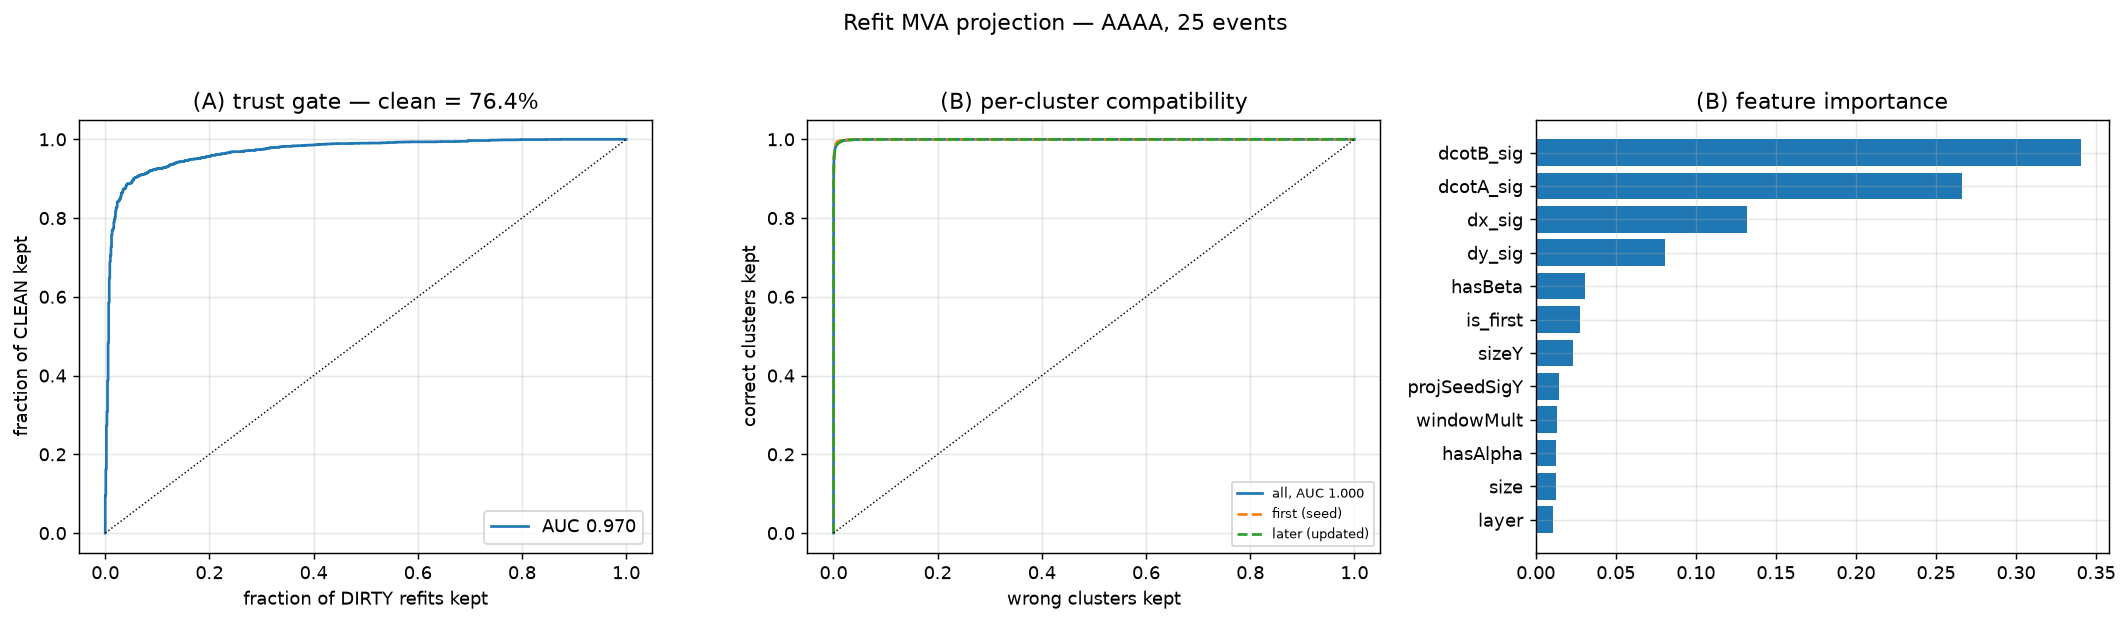

Reproduce this figure in Python.
#!/usr/bin/env python
"""Projected performance of a refit MVA, under BOTH readings of what it is for.

There are two different classifiers people mean by "the refit MVA", they have
different inputs, different targets and different deployment points, and mixing
them up is how the current `genuine`-trained model ended up nearly blind to the
failure mode the refit actually controls. This scores them separately.

--------------------------------------------------------------------------
A) TRACK-LEVEL TRUST GATE.  "Should I believe this refit?"
--------------------------------------------------------------------------
One row per refit track. Target = the refit used NO wrong hits, established by
the TP join (window-independent), not by the deployed `genuine` label.

Motivation, measured earlier: a clean refit improves d0 ~8x and z0 ~11.5x, ONE
wrong hit annihilates that, and only a trust gate makes the refit a strict
improvement. Under outsideIn ordering the clean fraction rose from 53.9% to
75.3%, which changes the operating point: the gate now has to reject a quarter of
tracks rather than half, so its cost in efficiency is much lower and its
achievable purity higher. That is the thing to quantify.

Features are all hardware-available at the refit output: hit counts and the layer
mask, window occupancy/truncation, the four chi2 totals, and the seed-vs-refit
diagnostics (chi2ITAtSeed/AtRefit, shiftChi2, logDetRatio) that need no stubs.

--------------------------------------------------------------------------
B) PER-CLUSTER COMPATIBILITY.  "Does this cluster belong to this track?"
--------------------------------------------------------------------------
One row per (crossing, cluster) pair inside the window. Target = the cluster's
dominant TP is the track's TP.

This is the classifier that would REPLACE the hand-weighted selection chi2. It is
evaluated against the SEED track for the first layer visited and against the
UPDATED track for later layers, exactly as the refit sees them -- which is why
the sidecar stores both projections per crossing. The script splits its scores by
first-visited vs later so the two regimes are not averaged together: the first
crossing has the full seed uncertainty and no updates behind it, and is a
genuinely different problem from the later ones.

Both use out-of-fold scoring (no track appears in both train and score), and both
report AUC against the practical quantity as well: what a working point buys.

    pixi run python eval_refitq/mva/refit_mva_projection.py -i <clusters nano> -o eval_refitq/mva/
"""
from __future__ import annotations

import argparse
import glob as _glob
import json
import os
import re

import awkward as ak
import matplotlib
matplotlib.use("Agg")
import matplotlib.pyplot as plt
import numpy as np
import uproot
import xgboost as xgb
from sklearn.metrics import roc_auc_score, roc_curve

SENTINEL = -900.0
CLUSTER_TABLE = "L1TSmartPixelsCluster"
REF = "L1TTrack"
NFOLD = 3


def _discover(path):
    with uproot.open(f"{path}:Events") as t:
        keys = set(t.keys())
    cfgs = sorted({m.group(1) for m in
                   (re.match(r"^L1TSmartPixelsRefitHitDigiRefit([A-Za-z0-9]+)_", k) for k in keys) if m})
    if not cfgs:
        raise SystemExit("no refit hit table in the input")
    cfg = cfgs[-1]
    return f"L1TSmartPixelsRefitHitDigiRefit{cfg}", f"L1TSmartPixelsTrackDigiRefit{cfg}", cfg, keys


def load(paths):
    files = [f for p in paths for f in (sorted(_glob.glob(p)) or [p])]
    HIT, VAR, cfg, keys = _discover(files[0])

    hcols = ["trackIdx", "layer", "detId", "hitAccepted", "selHitClass",
             "projLocalX", "projLocalY", "projCotAlpha", "projCotBeta",
             "projSeedLocalX", "projSeedLocalY", "projSeedSigX", "projSeedSigY",
             "projSeedCotAlpha", "projSeedCotBeta", "windowMult", "selClusterIdx"]
    vcols = ["spixNCrossings", "spixNAcceptedHits", "spixLayerHitMask", "spixMaxWindowMult",
             "spixAnyWindowTruncated", "spixNKFUpdates",
             "spixChi2IncXTot", "spixChi2IncYTot", "spixChi2IncAlphaTot", "spixChi2IncBetaTot",
             "spixChi2ITAtSeed", "spixChi2ITAtRefit", "spixShiftChi2", "spixLogDetRatio",
             "spixRefitPerformed", "spixMatchedTpIdx"]
    ccols = ["layer", "detId", "localX", "localY", "sigX", "sigY", "charge",
             "sizeX", "sizeY", "tpIdx"]
    copt = ["size", "localCotAlpha", "localCotBeta", "sigAlpha", "sigBeta", "hasAlpha", "hasBeta"]

    miss = [c for c in vcols if f"{VAR}_{c}" not in keys]
    if miss:
        raise SystemExit(f"track table lacks {miss}; produce a current Clusters-tier nano")

    H = uproot.concatenate([f"{f}:Events" for f in files], filter_name=[f"{HIT}_{c}" for c in hcols])
    V = uproot.concatenate([f"{f}:Events" for f in files], filter_name=[f"{VAR}_{c}" for c in vcols])
    C = uproot.concatenate([f"{f}:Events" for f in files],
                           filter_name=[f"{CLUSTER_TABLE}_{c}" for c in ccols
                                        + [x for x in copt if f"{CLUSTER_TABLE}_{x}" in keys]])
    R = uproot.concatenate([f"{f}:Events" for f in files], filter_name=[f"{REF}_pt", f"{REF}_eta"])
    n_ev = sum(uproot.open(f"{f}:Events").num_entries for f in files)

    nh = ak.to_numpy(ak.num(H[f"{HIT}_layer"]))
    nv = ak.to_numpy(ak.num(V[f"{VAR}_spixNCrossings"]))
    nc = ak.to_numpy(ak.num(C[f"{CLUSTER_TABLE}_layer"]))
    X = {c: ak.to_numpy(ak.flatten(H[f"{HIT}_{c}"])) for c in hcols}
    T = {c: ak.to_numpy(ak.flatten(V[f"{VAR}_{c}"])) for c in vcols}
    K = {c: ak.to_numpy(ak.flatten(C[f"{CLUSTER_TABLE}_{c}"]))
         for c in ccols + [x for x in copt if f"{CLUSTER_TABLE}_{x}" in keys]}
    X["event"] = np.repeat(np.arange(len(nh)), nh)
    T["event"] = np.repeat(np.arange(len(nv)), nv)
    K["event"] = np.repeat(np.arange(len(nc)), nc)
    T["_off"] = np.concatenate([[0], np.cumsum(nv)])
    K["_off"] = np.concatenate([[0], np.cumsum(nc)])
    X["gtrk"] = T["_off"][X["event"]] + X["trackIdx"].astype(np.int64)
    for c in ("pt", "eta"):
        T[f"trk_{c}"] = ak.to_numpy(ak.flatten(R[f"{REF}_{c}"]))
    print(f"files={len(files)} cfg={cfg} events={n_ev} tracks={len(T['spixNCrossings'])} "
          f"crossings={len(X['layer'])} clusters={len(K['layer'])}")
    return X, T, K, cfg, n_ev


def oof_score(Xf, y, groups, n_estimators=220, max_depth=5, seed=0):
    """Out-of-fold XGB score. Folds split on TRACK so a track never trains on itself.

    SEEDED. subsample/colsample_bytree are stochastic, so without a fixed seed the
    same input gives a different AUC each run -- measured 0.9773 vs 0.9693 on
    IDENTICAL events, which is larger than several differences this study is meant
    to resolve. Any comparison between configurations has to be reproducible before
    it can mean anything.
    """
    pred = np.zeros(len(y))
    fold = groups % NFOLD
    for f in range(NFOLD):
        tr, te = fold != f, fold == f
        if y[tr].sum() < 20 or (~y[tr]).sum() < 20 or te.sum() == 0:
            continue
        m = xgb.XGBClassifier(n_estimators=n_estimators, max_depth=max_depth, learning_rate=0.08,
                              subsample=0.8, colsample_bytree=0.8, eval_metric="logloss",
                              tree_method="hist", n_jobs=8, random_state=seed + f)
        m.fit(Xf[tr], y[tr])
        pred[te] = m.predict_proba(Xf[te])[:, 1]
    return pred, m


def main():
    ap = argparse.ArgumentParser()
    ap.add_argument("-i", "--inputs", nargs="+", required=True)
    ap.add_argument("-o", "--outdir", default="eval_refitq/mva")
    args = ap.parse_args()
    os.makedirs(args.outdir, exist_ok=True)
    X, T, K, cfg, n_ev = load(args.inputs)
    out = {"config": cfg, "n_events": n_ev}
    fig, axes = plt.subplots(1, 3, figsize=(16.5, 4.6))

    # ---------- shared truth: which crossings picked a wrong hit ----------
    # via the TP join, independent of the deployed genuine label
    acc = X["hitAccepted"] > 0
    wrong = acc & (X["selHitClass"] == 1)
    ntrk = len(T["spixNCrossings"])
    n_wrong = np.zeros(ntrk)
    np.add.at(n_wrong, X["gtrk"][wrong], 1.0)

    # ================= A) TRACK-LEVEL TRUST GATE =========================
    feats_A = ["spixNCrossings", "spixNAcceptedHits", "spixLayerHitMask", "spixMaxWindowMult",
               "spixAnyWindowTruncated", "spixNKFUpdates", "spixChi2IncXTot", "spixChi2IncYTot",
               "spixChi2IncAlphaTot", "spixChi2IncBetaTot", "spixChi2ITAtSeed",
               "spixChi2ITAtRefit", "spixShiftChi2", "spixLogDetRatio"]
    good = (T["spixRefitPerformed"] > 0)
    FA = np.column_stack([T[f][good].astype(np.float64) for f in feats_A]
                         + [(T["spixChi2ITAtSeed"] - T["spixChi2ITAtRefit"])[good]])
    FA = np.nan_to_num(FA, nan=-999., posinf=1e12, neginf=-1e12)
    yA = (n_wrong[good] == 0)
    gA = np.arange(len(yA))
    print(f"\n(A) trust gate: {len(yA)} refit tracks, clean fraction {yA.mean():.4f}")
    pA, _ = oof_score(FA, yA, gA)
    aucA = roc_auc_score(yA, pA)
    # Seed spread: how much does the answer move on IDENTICAL data? Any claimed
    # difference between configurations must exceed this to be real.
    spread = [roc_auc_score(yA, oof_score(FA, yA, gA, seed=100 * k)[0]) for k in (1, 2, 3)]
    recA_spread = float(np.std(spread + [aucA]))
    print(f"    out-of-fold AUC = {aucA:.4f}   (seed spread over 4 seeds: "
          f"{min(spread + [aucA]):.4f}-{max(spread + [aucA]):.4f}, sigma {recA_spread:.4f})")
    recA = {"auc_seed_sigma": recA_spread, "n_tracks": int(len(yA)), "clean_fraction": float(yA.mean()), "auc": float(aucA),
            "features": feats_A + ["chi2ITSeedMinusRefit"], "working_points": []}
    for keep in (0.95, 0.90, 0.80, 0.60):
        cut = np.quantile(pA[yA], 1 - keep)
        sel = pA >= cut
        purity = float(yA[sel].mean())
        recA["working_points"].append(
            {"keep_clean": keep, "cut": float(cut), "kept_frac_of_all": float(sel.mean()),
             "purity": purity})
        print(f"      keep {keep:.0%} of clean refits -> keeps {sel.mean():.1%} of all tracks, "
              f"purity {purity:.3f} (baseline {yA.mean():.3f})")
    out["A_trust_gate"] = recA
    fpr, tpr, _ = roc_curve(yA, pA)
    axes[0].plot(fpr, tpr, label=f"AUC {aucA:.3f}")
    axes[0].plot([0, 1], [0, 1], "k:", lw=.8)
    axes[0].set_xlabel("fraction of DIRTY refits kept"); axes[0].set_ylabel("fraction of CLEAN kept")
    axes[0].set_title(f"(A) trust gate — clean = {yA.mean():.1%}")
    axes[0].legend(); axes[0].grid(alpha=.3)

    # ================= B) PER-CLUSTER COMPATIBILITY ======================
    # join clusters to crossings on (event, detId)
    ck = K["event"].astype(np.int64) * (1 << 32) + K["detId"].astype(np.int64)
    order = np.argsort(ck, kind="stable"); cs = ck[order]
    xk = X["event"].astype(np.int64) * (1 << 32) + X["detId"].astype(np.int64)
    lo, hi = np.searchsorted(cs, xk, "left"), np.searchsorted(cs, xk, "right")
    n = hi - lo
    xi = np.repeat(np.arange(len(xk)), n)
    ramp = np.arange(n.sum()) - np.repeat(np.cumsum(n) - n, n)
    ci = order[np.repeat(lo, n) + ramp]

    # FIRST-VISITED crossing per track: hitInfo records are pushed in VISIT order,
    # so the first record of a track is the crossing evaluated against the SEED.
    first_rec = np.zeros(len(X["layer"]), dtype=bool)
    seen = {}
    ordr = np.lexsort((np.arange(len(X["gtrk"])), X["gtrk"]))
    gsorted = X["gtrk"][ordr]
    firsts = ordr[np.r_[True, gsorted[1:] != gsorted[:-1]]]
    first_rec[firsts] = True
    is_first = first_rec[xi]

    # residuals against the projection the refit ACTUALLY used at that crossing
    px = np.where(is_first, X["projSeedLocalX"][xi], X["projLocalX"][xi])
    py = np.where(is_first, X["projSeedLocalY"][xi], X["projLocalY"][xi])
    pa = np.where(is_first, X["projSeedCotAlpha"][xi], X["projCotAlpha"][xi])
    pb = np.where(is_first, X["projSeedCotBeta"][xi], X["projCotBeta"][xi])
    sx = np.maximum(K["sigX"][ci], 1e-6); sy = np.maximum(K["sigY"][ci], 1e-6)
    cols = {"dx_sig": (K["localX"][ci] - px) / sx,
            "dy_sig": (K["localY"][ci] - py) / sy,
            "sigX": K["sigX"][ci], "sigY": K["sigY"][ci],
            "charge": K["charge"][ci], "sizeX": K["sizeX"][ci], "sizeY": K["sizeY"][ci],
            "layer": K["layer"][ci], "is_first": is_first.astype(float),
            "windowMult": X["windowMult"][xi],
            "projSeedSigX": X["projSeedSigX"][xi], "projSeedSigY": X["projSeedSigY"][xi]}
    if "size" in K:
        cols["size"] = K["size"][ci]
        cols["chargeDensity"] = K["charge"][ci] / np.maximum(K["size"][ci], 1)
    if "localCotAlpha" in K:
        sa = np.maximum(K["sigAlpha"][ci], 1e-9); sb = np.maximum(K["sigBeta"][ci], 1e-9)
        cols["dcotA_sig"] = np.where(K["hasAlpha"][ci] > 0, (K["localCotAlpha"][ci] - pa) / sa, 0.)
        cols["dcotB_sig"] = np.where(K["hasBeta"][ci] > 0, (K["localCotBeta"][ci] - pb) / sb, 0.)
        cols["hasAlpha"] = K["hasAlpha"][ci].astype(float)
        cols["hasBeta"] = K["hasBeta"][ci].astype(float)

    valid = (px > SENTINEL) & (K["tpIdx"][ci] >= -1)
    tp_of_trk = T["spixMatchedTpIdx"]
    yB = (K["tpIdx"][ci] >= 0) & (tp_of_trk[X["gtrk"][xi]] >= 0) \
         & (K["tpIdx"][ci] == tp_of_trk[X["gtrk"][xi]])
    names = list(cols)
    FB = np.nan_to_num(np.column_stack([cols[c].astype(np.float64) for c in names]),
                       nan=0., posinf=1e12, neginf=-1e12)[valid]
    yBv = yB[valid]; gB = X["gtrk"][xi][valid]
    print(f"\n(B) per-cluster compatibility: {len(yBv)} (crossing,cluster) pairs, "
          f"{yBv.mean():.4f} are the track's own")
    pB, mB = oof_score(FB, yBv, gB)
    aucB = roc_auc_score(yBv, pB)
    print(f"    out-of-fold AUC = {aucB:.4f}   features: {names}")
    recB = {"n_pairs": int(len(yBv)), "positive_fraction": float(yBv.mean()),
            "auc": float(aucB), "features": names}
    firstv = cols["is_first"][valid] > 0
    for nm, m in (("first-visited (vs SEED track)", firstv), ("later (vs UPDATED track)", ~firstv)):
        if m.sum() > 100 and 0 < yBv[m].mean() < 1:
            a = roc_auc_score(yBv[m], pB[m])
            recB[nm] = {"auc": float(a), "n": int(m.sum()), "pos_frac": float(yBv[m].mean())}
            print(f"      {nm:<32} AUC {a:.4f}  (n={m.sum()}, pos {yBv[m].mean():.3f})")
    for L in (1, 2, 3, 4):
        m = valid.copy(); m[:] = False
        mm = (cols["layer"][valid] == L)
        if mm.sum() > 100 and 0 < yBv[mm].mean() < 1:
            recB[f"layer{L}_auc"] = float(roc_auc_score(yBv[mm], pB[mm]))
    # what a top-1 pick would achieve, i.e. the MVA used AS the selector
    ordr2 = np.lexsort((-pB, gB * 8 + cols["layer"][valid].astype(int)))
    keyb = (gB * 8 + cols["layer"][valid].astype(int))[ordr2]
    firstpick = np.r_[True, keyb[1:] != keyb[:-1]]
    picked = np.zeros(len(yBv), dtype=bool); picked[ordr2[firstpick]] = True
    hastrue = np.zeros(len(yBv), dtype=bool)
    key_all = gB * 8 + cols["layer"][valid].astype(int)
    ktrue = set(key_all[yBv].tolist())
    hastrue = np.array([k in ktrue for k in key_all])
    sel_purity = float(yBv[picked & hastrue].mean()) if (picked & hastrue).any() else float("nan")
    recB["mva_as_selector_purity"] = sel_purity
    print(f"      MVA used AS the selector (top-1 per crossing): purity {sel_purity:.4f}")
    # LEAK SELF-CHECK, measured not asserted. Before the noise payload existed,
    # unlinked clusters carried NO angle (hasAlpha 99.5% TP-linked vs 0.0%
    # unlinked), so the angle features separated a slice of the negatives for free.
    # Report the rates every run so a regression cannot hide.
    if "hasAlpha" in names:
        ia = names.index("hasAlpha")
        lk = yBv  # positives are by definition TP-linked
        ra, rb = float(FB[lk, ia].mean()), float(FB[~lk, ia].mean())
        recB["angle_presence_positive"], recB["angle_presence_negative"] = ra, rb
        flag = "CONFOUNDED" if abs(ra - rb) > 0.05 else "OK"
        print(f"      leak self-check {flag}: hasAlpha {100*ra:.1f}% on positives vs "
              f"{100*rb:.1f}% on negatives")
    # Re-score without ANY angle feature, for the no-angle-information floor.
    # ALL angle features leak, not just the presence flags: dcot*_sig is zero-filled
    # when the sensor reports no angle, which is itself the tell. Drop the whole
    # angle block for the honest floor.
    leak = [n for n in names if n in ("hasAlpha", "hasBeta", "dcotA_sig", "dcotB_sig")]
    if leak:
        keep = [i for i, n in enumerate(names) if n not in leak]
        pB2, _ = oof_score(FB[:, keep], yBv, gB)
        auc2 = roc_auc_score(yBv, pB2)
        recB["auc_no_angle_features"] = float(auc2)
        recB["auc_note"] = (
            "AUC SATURATES on this problem and is the wrong headline: positives are only "
            "~2.4% of pairs and the position residual alone already separates most "
            "negatives, so the no-angle floor is already 0.99. Compare "
            "mva_as_selector_purity against the chi2 rule instead -- that is the quantity "
            "the refit actually depends on.")
        print(f"      NO angle features at all: AUC {auc2:.4f}")
        print(f"      => AUC saturates (positives are {100*yBv.mean():.1f}% of pairs); the "
              "operative number is the selector purity above, not AUC.")
    out["B_cluster_compatibility"] = recB
    fpr, tpr, _ = roc_curve(yBv, pB)
    axes[1].plot(fpr, tpr, label=f"all, AUC {aucB:.3f}")
    for nm, m in (("first (seed)", firstv), ("later (updated)", ~firstv)):
        if m.sum() > 100 and 0 < yBv[m].mean() < 1:
            f2, t2, _ = roc_curve(yBv[m], pB[m]); axes[1].plot(f2, t2, ls="--", label=nm)
    axes[1].plot([0, 1], [0, 1], "k:", lw=.8)
    axes[1].set_xlabel("wrong clusters kept"); axes[1].set_ylabel("correct clusters kept")
    axes[1].set_title("(B) per-cluster compatibility"); axes[1].legend(fontsize=7); axes[1].grid(alpha=.3)

    imp = getattr(mB, "feature_importances_", None)
    if imp is not None:
        o = np.argsort(imp)[::-1][:12]
        axes[2].barh([names[i] for i in o][::-1], imp[o][::-1])
        axes[2].set_title("(B) feature importance"); axes[2].grid(alpha=.3)
        out["B_cluster_compatibility"]["importance"] = {names[i]: float(imp[i]) for i in o}

    fig.suptitle(f"Refit MVA projection — {cfg}, {n_ev} events", y=1.03)
    fig.tight_layout()
    png = os.path.join(args.outdir, "refit_mva_projection.png")
    fig.savefig(png, dpi=130, bbox_inches="tight")
    with open(os.path.join(args.outdir, "refit_mva_projection.json"), "w") as fh:
        json.dump(out, fh, indent=2)
    print(f"\nwrote {png}")


if __name__ == "__main__":
    main()
